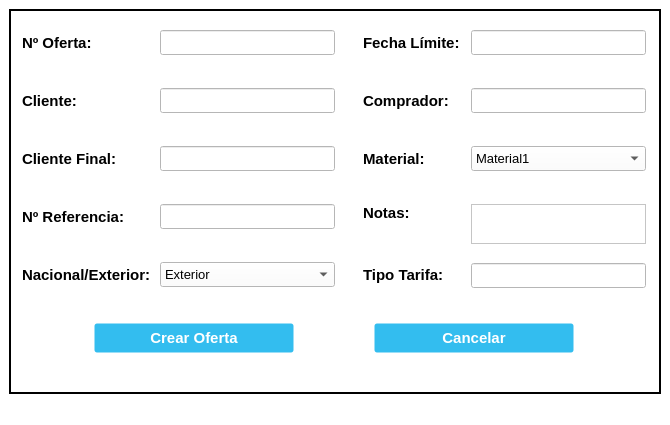
<?xml version="1.0" encoding="UTF-8"?>
<ui version="4.0">
 <class>New_Offer_Window</class>
 <widget class="QMainWindow" name="New_Offer_Window">
  <property name="geometry">
   <rect>
    <x>0</x>
    <y>0</y>
    <width>670</width>
    <height>425</height>
   </rect>
  </property>
  <property name="minimumSize">
   <size>
    <width>670</width>
    <height>425</height>
   </size>
  </property>
  <property name="maximumSize">
   <size>
    <width>670</width>
    <height>425</height>
   </size>
  </property>
  <property name="windowTitle">
   <string>Nueva Oferta</string>
  </property>
  <property name="windowIcon">
   <iconset>
    <normaloff>//nas01/DATOS/Comunes/EIPSA-ERP/Resources/Iconos/icon.ico</normaloff>//nas01/DATOS/Comunes/EIPSA-ERP/Resources/Iconos/icon.ico</iconset>
  </property>
  <property name="styleSheet">
   <string notr="true">QWidget {
background-color: rgb(255, 255, 255);
}

.QFrame {
	border: 2px solid black;
}

QPushButton {
background-color: #33bdef;
  border: 1px solid transparent;
  border-radius: 3px;
  box-shadow: rgba(255, 255, 255, .4) 0 1px 0 0 inset;
  box-sizing: border-box;
  color: #fff;
  cursor: pointer;
  display: inline-block;
  font-family: -apple-system,system-ui,&quot;Segoe UI&quot;,&quot;Liberation Sans&quot;,sans-serif;
  font-size: 15px;
  font-weight: 800;
  line-height: 1.15385;
  margin: 0;
  outline: none;
  padding: 8px .8em;
  text-align: center;
  text-decoration: none;
  text-shadow: 0px 1px 0px #263666;
  user-select: none;
  -webkit-user-select: none;
  touch-action: manipulation;
  vertical-align: baseline;
  white-space: nowrap;
}

QPushButton:hover {
	background-color: #019ad2;
	border-color: rgb(0, 0, 0);
}

QPushButton:pressed {
	background-color: rgb(1, 140, 190);
	border-color: rgb(255, 255, 255);
}</string>
  </property>
  <widget class="QWidget" name="centralwidget">
   <layout class="QGridLayout" name="gridLayout">
    <item row="0" column="0">
     <widget class="QFrame" name="frame">
      <property name="frameShape">
       <enum>QFrame::StyledPanel</enum>
      </property>
      <property name="frameShadow">
       <enum>QFrame::Raised</enum>
      </property>
      <layout class="QVBoxLayout" name="verticalLayout">
       <item>
        <spacer name="verticalSpacer1">
         <property name="orientation">
          <enum>Qt::Vertical</enum>
         </property>
         <property name="sizeType">
          <enum>QSizePolicy::Fixed</enum>
         </property>
         <property name="sizeHint" stdset="0">
          <size>
           <width>20</width>
           <height>10</height>
          </size>
         </property>
        </spacer>
       </item>
       <item>
        <layout class="QHBoxLayout" name="hLayout">
         <item>
          <layout class="QVBoxLayout" name="vLayout1">
           <property name="leftMargin">
            <number>0</number>
           </property>
           <property name="rightMargin">
            <number>0</number>
           </property>
           <item>
            <widget class="QLabel" name="label_NumOffer">
             <property name="minimumSize">
              <size>
               <width>130</width>
               <height>25</height>
              </size>
             </property>
             <property name="maximumSize">
              <size>
               <width>130</width>
               <height>25</height>
              </size>
             </property>
             <property name="font">
              <font>
               <pointsize>11</pointsize>
               <bold>true</bold>
              </font>
             </property>
             <property name="text">
              <string>Nº Oferta:</string>
             </property>
             <property name="alignment">
              <set>Qt::AlignLeading|Qt::AlignLeft|Qt::AlignVCenter</set>
             </property>
            </widget>
           </item>
           <item>
            <spacer name="vSpacer1">
             <property name="orientation">
              <enum>Qt::Vertical</enum>
             </property>
             <property name="sizeType">
              <enum>QSizePolicy::Fixed</enum>
             </property>
             <property name="sizeHint" stdset="0">
              <size>
               <width>20</width>
               <height>40</height>
              </size>
             </property>
            </spacer>
           </item>
           <item>
            <widget class="QLabel" name="label_Client">
             <property name="minimumSize">
              <size>
               <width>130</width>
               <height>25</height>
              </size>
             </property>
             <property name="maximumSize">
              <size>
               <width>130</width>
               <height>25</height>
              </size>
             </property>
             <property name="font">
              <font>
               <pointsize>11</pointsize>
               <bold>true</bold>
              </font>
             </property>
             <property name="text">
              <string>Cliente:</string>
             </property>
             <property name="alignment">
              <set>Qt::AlignLeading|Qt::AlignLeft|Qt::AlignVCenter</set>
             </property>
            </widget>
           </item>
           <item>
            <spacer name="vSpacer2">
             <property name="orientation">
              <enum>Qt::Vertical</enum>
             </property>
             <property name="sizeType">
              <enum>QSizePolicy::Fixed</enum>
             </property>
             <property name="sizeHint" stdset="0">
              <size>
               <width>20</width>
               <height>40</height>
              </size>
             </property>
            </spacer>
           </item>
           <item>
            <widget class="QLabel" name="label_FinalClient">
             <property name="minimumSize">
              <size>
               <width>130</width>
               <height>25</height>
              </size>
             </property>
             <property name="maximumSize">
              <size>
               <width>130</width>
               <height>25</height>
              </size>
             </property>
             <property name="font">
              <font>
               <pointsize>11</pointsize>
               <bold>true</bold>
              </font>
             </property>
             <property name="text">
              <string>Cliente Final:</string>
             </property>
             <property name="alignment">
              <set>Qt::AlignLeading|Qt::AlignLeft|Qt::AlignVCenter</set>
             </property>
            </widget>
           </item>
           <item>
            <spacer name="vSpacer3">
             <property name="orientation">
              <enum>Qt::Vertical</enum>
             </property>
             <property name="sizeType">
              <enum>QSizePolicy::Fixed</enum>
             </property>
             <property name="sizeHint" stdset="0">
              <size>
               <width>20</width>
               <height>40</height>
              </size>
             </property>
            </spacer>
           </item>
           <item>
            <widget class="QLabel" name="label_NumRef">
             <property name="minimumSize">
              <size>
               <width>130</width>
               <height>25</height>
              </size>
             </property>
             <property name="maximumSize">
              <size>
               <width>130</width>
               <height>25</height>
              </size>
             </property>
             <property name="font">
              <font>
               <pointsize>11</pointsize>
               <bold>true</bold>
              </font>
             </property>
             <property name="text">
              <string>Nº Referencia:</string>
             </property>
             <property name="alignment">
              <set>Qt::AlignLeading|Qt::AlignLeft|Qt::AlignVCenter</set>
             </property>
            </widget>
           </item>
           <item>
            <spacer name="vSpacer4">
             <property name="orientation">
              <enum>Qt::Vertical</enum>
             </property>
             <property name="sizeType">
              <enum>QSizePolicy::Fixed</enum>
             </property>
             <property name="sizeHint" stdset="0">
              <size>
               <width>20</width>
               <height>40</height>
              </size>
             </property>
            </spacer>
           </item>
           <item>
            <widget class="QLabel" name="label_NacExt">
             <property name="minimumSize">
              <size>
               <width>130</width>
               <height>25</height>
              </size>
             </property>
             <property name="maximumSize">
              <size>
               <width>130</width>
               <height>25</height>
              </size>
             </property>
             <property name="font">
              <font>
               <pointsize>11</pointsize>
               <bold>true</bold>
              </font>
             </property>
             <property name="text">
              <string>Nacional/Exterior:</string>
             </property>
             <property name="alignment">
              <set>Qt::AlignLeading|Qt::AlignLeft|Qt::AlignVCenter</set>
             </property>
            </widget>
           </item>
           <item>
            <spacer name="vSpacer5">
             <property name="orientation">
              <enum>Qt::Vertical</enum>
             </property>
             <property name="sizeType">
              <enum>QSizePolicy::Fixed</enum>
             </property>
             <property name="sizeHint" stdset="0">
              <size>
               <width>20</width>
               <height>20</height>
              </size>
             </property>
            </spacer>
           </item>
          </layout>
         </item>
         <item>
          <layout class="QVBoxLayout" name="vLayout2">
           <item>
            <widget class="QLineEdit" name="NumOffer_NewOffer">
             <property name="minimumSize">
              <size>
               <width>175</width>
               <height>25</height>
              </size>
             </property>
             <property name="maximumSize">
              <size>
               <width>175</width>
               <height>25</height>
              </size>
             </property>
             <property name="font">
              <font>
               <pointsize>10</pointsize>
              </font>
             </property>
             <property name="alignment">
              <set>Qt::AlignCenter</set>
             </property>
            </widget>
           </item>
           <item>
            <spacer name="vSpacer6">
             <property name="orientation">
              <enum>Qt::Vertical</enum>
             </property>
             <property name="sizeType">
              <enum>QSizePolicy::Fixed</enum>
             </property>
             <property name="sizeHint" stdset="0">
              <size>
               <width>20</width>
               <height>40</height>
              </size>
             </property>
            </spacer>
           </item>
           <item>
            <widget class="QLineEdit" name="Client_NewOffer">
             <property name="minimumSize">
              <size>
               <width>175</width>
               <height>25</height>
              </size>
             </property>
             <property name="maximumSize">
              <size>
               <width>175</width>
               <height>25</height>
              </size>
             </property>
             <property name="font">
              <font>
               <pointsize>10</pointsize>
              </font>
             </property>
             <property name="alignment">
              <set>Qt::AlignCenter</set>
             </property>
            </widget>
           </item>
           <item>
            <spacer name="vSpacer7">
             <property name="orientation">
              <enum>Qt::Vertical</enum>
             </property>
             <property name="sizeType">
              <enum>QSizePolicy::Fixed</enum>
             </property>
             <property name="sizeHint" stdset="0">
              <size>
               <width>20</width>
               <height>40</height>
              </size>
             </property>
            </spacer>
           </item>
           <item>
            <widget class="QLineEdit" name="FinalClient_NewOffer">
             <property name="minimumSize">
              <size>
               <width>175</width>
               <height>25</height>
              </size>
             </property>
             <property name="maximumSize">
              <size>
               <width>175</width>
               <height>25</height>
              </size>
             </property>
             <property name="font">
              <font>
               <pointsize>10</pointsize>
              </font>
             </property>
             <property name="alignment">
              <set>Qt::AlignCenter</set>
             </property>
            </widget>
           </item>
           <item>
            <spacer name="vSpacer8">
             <property name="orientation">
              <enum>Qt::Vertical</enum>
             </property>
             <property name="sizeType">
              <enum>QSizePolicy::Fixed</enum>
             </property>
             <property name="sizeHint" stdset="0">
              <size>
               <width>20</width>
               <height>40</height>
              </size>
             </property>
            </spacer>
           </item>
           <item>
            <widget class="QLineEdit" name="NumRef_NewOffer">
             <property name="minimumSize">
              <size>
               <width>175</width>
               <height>25</height>
              </size>
             </property>
             <property name="maximumSize">
              <size>
               <width>175</width>
               <height>25</height>
              </size>
             </property>
             <property name="font">
              <font>
               <pointsize>10</pointsize>
              </font>
             </property>
             <property name="alignment">
              <set>Qt::AlignCenter</set>
             </property>
            </widget>
           </item>
           <item>
            <spacer name="vSpacer9">
             <property name="orientation">
              <enum>Qt::Vertical</enum>
             </property>
             <property name="sizeType">
              <enum>QSizePolicy::Fixed</enum>
             </property>
             <property name="sizeHint" stdset="0">
              <size>
               <width>20</width>
               <height>40</height>
              </size>
             </property>
            </spacer>
           </item>
           <item>
            <widget class="QComboBox" name="NacExt_NewOffer">
             <property name="minimumSize">
              <size>
               <width>175</width>
               <height>25</height>
              </size>
             </property>
             <property name="maximumSize">
              <size>
               <width>175</width>
               <height>25</height>
              </size>
             </property>
             <property name="font">
              <font>
               <pointsize>10</pointsize>
              </font>
             </property>
             <property name="focusPolicy">
              <enum>Qt::StrongFocus</enum>
             </property>
             <item>
              <property name="text">
               <string>Exterior</string>
              </property>
             </item>
             <item>
              <property name="text">
               <string>Nacional</string>
              </property>
             </item>
            </widget>
           </item>
           <item>
            <spacer name="vSpacer10">
             <property name="orientation">
              <enum>Qt::Vertical</enum>
             </property>
             <property name="sizeType">
              <enum>QSizePolicy::Fixed</enum>
             </property>
             <property name="sizeHint" stdset="0">
              <size>
               <width>20</width>
               <height>20</height>
              </size>
             </property>
            </spacer>
           </item>
          </layout>
         </item>
         <item>
          <spacer name="hSpacer">
           <property name="orientation">
            <enum>Qt::Horizontal</enum>
           </property>
           <property name="sizeType">
            <enum>QSizePolicy::Fixed</enum>
           </property>
           <property name="sizeHint" stdset="0">
            <size>
             <width>20</width>
             <height>20</height>
            </size>
           </property>
          </spacer>
         </item>
         <item>
          <layout class="QVBoxLayout" name="vLayout3">
           <item>
            <widget class="QLabel" name="label_LimitDate">
             <property name="minimumSize">
              <size>
               <width>100</width>
               <height>25</height>
              </size>
             </property>
             <property name="maximumSize">
              <size>
               <width>100</width>
               <height>25</height>
              </size>
             </property>
             <property name="font">
              <font>
               <pointsize>11</pointsize>
               <bold>true</bold>
              </font>
             </property>
             <property name="text">
              <string>Fecha Límite:</string>
             </property>
            </widget>
           </item>
           <item>
            <spacer name="vSpacer11">
             <property name="orientation">
              <enum>Qt::Vertical</enum>
             </property>
             <property name="sizeType">
              <enum>QSizePolicy::Fixed</enum>
             </property>
             <property name="sizeHint" stdset="0">
              <size>
               <width>20</width>
               <height>40</height>
              </size>
             </property>
            </spacer>
           </item>
           <item>
            <widget class="QLabel" name="label_Buyer">
             <property name="minimumSize">
              <size>
               <width>100</width>
               <height>25</height>
              </size>
             </property>
             <property name="maximumSize">
              <size>
               <width>100</width>
               <height>25</height>
              </size>
             </property>
             <property name="font">
              <font>
               <pointsize>11</pointsize>
               <bold>true</bold>
              </font>
             </property>
             <property name="text">
              <string>Comprador:</string>
             </property>
             <property name="alignment">
              <set>Qt::AlignLeading|Qt::AlignLeft|Qt::AlignVCenter</set>
             </property>
            </widget>
           </item>
           <item>
            <spacer name="vSpacer12">
             <property name="orientation">
              <enum>Qt::Vertical</enum>
             </property>
             <property name="sizeType">
              <enum>QSizePolicy::Fixed</enum>
             </property>
             <property name="sizeHint" stdset="0">
              <size>
               <width>20</width>
               <height>40</height>
              </size>
             </property>
            </spacer>
           </item>
           <item>
            <widget class="QLabel" name="label_Material">
             <property name="minimumSize">
              <size>
               <width>100</width>
               <height>25</height>
              </size>
             </property>
             <property name="maximumSize">
              <size>
               <width>100</width>
               <height>25</height>
              </size>
             </property>
             <property name="font">
              <font>
               <pointsize>11</pointsize>
               <bold>true</bold>
              </font>
             </property>
             <property name="text">
              <string>Material:</string>
             </property>
             <property name="alignment">
              <set>Qt::AlignLeading|Qt::AlignLeft|Qt::AlignVCenter</set>
             </property>
            </widget>
           </item>
           <item>
            <spacer name="vSpacer13">
             <property name="orientation">
              <enum>Qt::Vertical</enum>
             </property>
             <property name="sizeType">
              <enum>QSizePolicy::Fixed</enum>
             </property>
             <property name="sizeHint" stdset="0">
              <size>
               <width>20</width>
               <height>40</height>
              </size>
             </property>
            </spacer>
           </item>
           <item>
            <widget class="QLabel" name="label_Notes">
             <property name="minimumSize">
              <size>
               <width>100</width>
               <height>25</height>
              </size>
             </property>
             <property name="maximumSize">
              <size>
               <width>100</width>
               <height>25</height>
              </size>
             </property>
             <property name="font">
              <font>
               <pointsize>11</pointsize>
               <bold>true</bold>
              </font>
             </property>
             <property name="text">
              <string>Notas:</string>
             </property>
             <property name="alignment">
              <set>Qt::AlignLeading|Qt::AlignLeft|Qt::AlignTop</set>
             </property>
            </widget>
           </item>
           <item>
            <spacer name="vSpacer14">
             <property name="orientation">
              <enum>Qt::Vertical</enum>
             </property>
             <property name="sizeType">
              <enum>QSizePolicy::Fixed</enum>
             </property>
             <property name="sizeHint" stdset="0">
              <size>
               <width>20</width>
               <height>40</height>
              </size>
             </property>
            </spacer>
           </item>
           <item>
            <widget class="QLabel" name="label_RateType">
             <property name="minimumSize">
              <size>
               <width>100</width>
               <height>25</height>
              </size>
             </property>
             <property name="maximumSize">
              <size>
               <width>100</width>
               <height>25</height>
              </size>
             </property>
             <property name="font">
              <font>
               <pointsize>11</pointsize>
               <bold>true</bold>
              </font>
             </property>
             <property name="text">
              <string>Tipo Tarifa:</string>
             </property>
            </widget>
           </item>
           <item>
            <spacer name="vSpacer15">
             <property name="orientation">
              <enum>Qt::Vertical</enum>
             </property>
             <property name="sizeType">
              <enum>QSizePolicy::Fixed</enum>
             </property>
             <property name="sizeHint" stdset="0">
              <size>
               <width>20</width>
               <height>20</height>
              </size>
             </property>
            </spacer>
           </item>
          </layout>
         </item>
         <item>
          <layout class="QVBoxLayout" name="vLayout4">
           <item>
            <widget class="QLineEdit" name="LimitDate_NewOffer">
             <property name="minimumSize">
              <size>
               <width>175</width>
               <height>25</height>
              </size>
             </property>
             <property name="maximumSize">
              <size>
               <width>175</width>
               <height>25</height>
              </size>
             </property>
             <property name="font">
              <font>
               <pointsize>10</pointsize>
              </font>
             </property>
            </widget>
           </item>
           <item>
            <spacer name="vSpacer16">
             <property name="orientation">
              <enum>Qt::Vertical</enum>
             </property>
             <property name="sizeType">
              <enum>QSizePolicy::Fixed</enum>
             </property>
             <property name="sizeHint" stdset="0">
              <size>
               <width>20</width>
               <height>40</height>
              </size>
             </property>
            </spacer>
           </item>
           <item>
            <widget class="QLineEdit" name="Buyer_NewOffer">
             <property name="minimumSize">
              <size>
               <width>175</width>
               <height>25</height>
              </size>
             </property>
             <property name="maximumSize">
              <size>
               <width>175</width>
               <height>25</height>
              </size>
             </property>
             <property name="font">
              <font>
               <pointsize>10</pointsize>
              </font>
             </property>
             <property name="alignment">
              <set>Qt::AlignCenter</set>
             </property>
            </widget>
           </item>
           <item>
            <spacer name="vSpacer17">
             <property name="orientation">
              <enum>Qt::Vertical</enum>
             </property>
             <property name="sizeType">
              <enum>QSizePolicy::Fixed</enum>
             </property>
             <property name="sizeHint" stdset="0">
              <size>
               <width>20</width>
               <height>40</height>
              </size>
             </property>
            </spacer>
           </item>
           <item>
            <widget class="QComboBox" name="Material_NewOffer">
             <property name="minimumSize">
              <size>
               <width>175</width>
               <height>25</height>
              </size>
             </property>
             <property name="maximumSize">
              <size>
               <width>175</width>
               <height>25</height>
              </size>
             </property>
             <property name="font">
              <font>
               <pointsize>10</pointsize>
              </font>
             </property>
             <property name="focusPolicy">
              <enum>Qt::StrongFocus</enum>
             </property>
             <item>
              <property name="text">
               <string>Material1</string>
              </property>
             </item>
             <item>
              <property name="text">
               <string>Material2</string>
              </property>
             </item>
            </widget>
           </item>
           <item>
            <spacer name="vSpacer18">
             <property name="orientation">
              <enum>Qt::Vertical</enum>
             </property>
             <property name="sizeType">
              <enum>QSizePolicy::Fixed</enum>
             </property>
             <property name="sizeHint" stdset="0">
              <size>
               <width>20</width>
               <height>40</height>
              </size>
             </property>
            </spacer>
           </item>
           <item>
            <widget class="QTextEdit" name="Notes_NewOffer">
             <property name="minimumSize">
              <size>
               <width>175</width>
               <height>40</height>
              </size>
             </property>
             <property name="maximumSize">
              <size>
               <width>175</width>
               <height>40</height>
              </size>
             </property>
            </widget>
           </item>
           <item>
            <spacer name="vSpacer19">
             <property name="orientation">
              <enum>Qt::Vertical</enum>
             </property>
             <property name="sizeType">
              <enum>QSizePolicy::Fixed</enum>
             </property>
             <property name="sizeHint" stdset="0">
              <size>
               <width>20</width>
               <height>40</height>
              </size>
             </property>
            </spacer>
           </item>
           <item>
            <widget class="QLineEdit" name="RateType_NewOffer">
             <property name="minimumSize">
              <size>
               <width>175</width>
               <height>25</height>
              </size>
             </property>
             <property name="maximumSize">
              <size>
               <width>175</width>
               <height>25</height>
              </size>
             </property>
             <property name="font">
              <font>
               <pointsize>10</pointsize>
              </font>
             </property>
            </widget>
           </item>
           <item>
            <spacer name="vSpacer20">
             <property name="orientation">
              <enum>Qt::Vertical</enum>
             </property>
             <property name="sizeType">
              <enum>QSizePolicy::Fixed</enum>
             </property>
             <property name="sizeHint" stdset="0">
              <size>
               <width>20</width>
               <height>20</height>
              </size>
             </property>
            </spacer>
           </item>
          </layout>
         </item>
        </layout>
       </item>
       <item>
        <spacer name="verticalSpacer2">
         <property name="orientation">
          <enum>Qt::Vertical</enum>
         </property>
         <property name="sizeType">
          <enum>QSizePolicy::Fixed</enum>
         </property>
         <property name="sizeHint" stdset="0">
          <size>
           <width>20</width>
           <height>10</height>
          </size>
         </property>
        </spacer>
       </item>
       <item>
        <layout class="QHBoxLayout" name="hLayout1">
         <item>
          <widget class="QPushButton" name="Button_NewOffer">
           <property name="sizePolicy">
            <sizepolicy hsizetype="Minimum" vsizetype="Minimum">
             <horstretch>0</horstretch>
             <verstretch>0</verstretch>
            </sizepolicy>
           </property>
           <property name="minimumSize">
            <size>
             <width>200</width>
             <height>30</height>
            </size>
           </property>
           <property name="maximumSize">
            <size>
             <width>200</width>
             <height>30</height>
            </size>
           </property>
           <property name="text">
            <string>Crear Oferta</string>
           </property>
          </widget>
         </item>
         <item>
          <widget class="QPushButton" name="Button_Cancel">
           <property name="sizePolicy">
            <sizepolicy hsizetype="Minimum" vsizetype="Minimum">
             <horstretch>0</horstretch>
             <verstretch>0</verstretch>
            </sizepolicy>
           </property>
           <property name="minimumSize">
            <size>
             <width>200</width>
             <height>30</height>
            </size>
           </property>
           <property name="maximumSize">
            <size>
             <width>200</width>
             <height>30</height>
            </size>
           </property>
           <property name="text">
            <string>Cancelar</string>
           </property>
          </widget>
         </item>
        </layout>
       </item>
       <item>
        <spacer name="verticalSpacer3">
         <property name="orientation">
          <enum>Qt::Vertical</enum>
         </property>
         <property name="sizeType">
          <enum>QSizePolicy::Fixed</enum>
         </property>
         <property name="sizeHint" stdset="0">
          <size>
           <width>20</width>
           <height>10</height>
          </size>
         </property>
        </spacer>
       </item>
       <item>
        <widget class="QLabel" name="label_error">
         <property name="styleSheet">
          <string notr="true">color: rgb(255, 0, 0);</string>
         </property>
         <property name="text">
          <string/>
         </property>
         <property name="alignment">
          <set>Qt::AlignCenter</set>
         </property>
        </widget>
       </item>
      </layout>
     </widget>
    </item>
   </layout>
  </widget>
  <widget class="QMenuBar" name="menubar">
   <property name="geometry">
    <rect>
     <x>0</x>
     <y>0</y>
     <width>670</width>
     <height>22</height>
    </rect>
   </property>
  </widget>
  <widget class="QStatusBar" name="statusbar"/>
 </widget>
 <tabstops>
  <tabstop>NumOffer_NewOffer</tabstop>
  <tabstop>Client_NewOffer</tabstop>
  <tabstop>FinalClient_NewOffer</tabstop>
  <tabstop>NumRef_NewOffer</tabstop>
  <tabstop>Buyer_NewOffer</tabstop>
  <tabstop>Button_NewOffer</tabstop>
  <tabstop>Button_Cancel</tabstop>
 </tabstops>
 <resources/>
 <connections>
  <connection>
   <sender>Button_Cancel</sender>
   <signal>clicked()</signal>
   <receiver>New_Offer_Window</receiver>
   <slot>close()</slot>
   <hints>
    <hint type="sourcelabel">
     <x>524</x>
     <y>441</y>
    </hint>
    <hint type="destinationlabel">
     <x>557</x>
     <y>508</y>
    </hint>
   </hints>
  </connection>
 </connections>
</ui>
